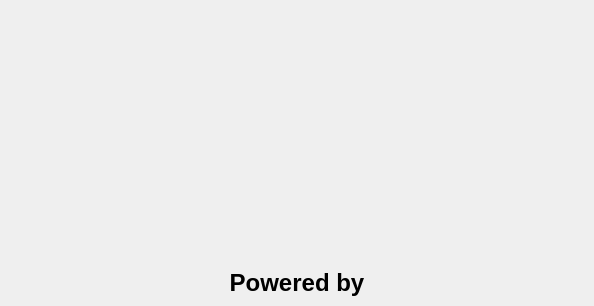
<?xml version="1.0" encoding="UTF-8"?>
<ui version="4.0">
 <class>Systemus::InterfaceStack</class>
 <widget class="QWidget" name="Systemus::InterfaceStack">
  <property name="geometry">
   <rect>
    <x>0</x>
    <y>0</y>
    <width>594</width>
    <height>306</height>
   </rect>
  </property>
  <layout class="QVBoxLayout" name="verticalLayout">
   <property name="leftMargin">
    <number>0</number>
   </property>
   <property name="topMargin">
    <number>0</number>
   </property>
   <property name="rightMargin">
    <number>0</number>
   </property>
   <property name="bottomMargin">
    <number>0</number>
   </property>
   <item>
    <widget class="QStackedWidget" name="stackedWidget">
     <widget class="QWidget" name="emptyPage">
      <layout class="QGridLayout" name="gridLayout">
       <item row="2" column="1">
        <spacer name="verticalSpacer_2">
         <property name="orientation">
          <enum>Qt::Vertical</enum>
         </property>
         <property name="sizeHint" stdset="0">
          <size>
           <width>20</width>
           <height>58</height>
          </size>
         </property>
        </spacer>
       </item>
       <item row="4" column="1">
        <layout class="QHBoxLayout" name="horizontalLayout">
         <item>
          <widget class="QLabel" name="label">
           <property name="text">
            <string notr="true">&lt;html&gt;&lt;head/&gt;&lt;body&gt;&lt;p&gt;&lt;span style=&quot; font-size:18pt; font-weight:700;&quot;&gt;Powered by&lt;/span&gt;&lt;span style=&quot; font-size:18pt; font-weight:700;&quot;/&gt;&lt;img src=&quot;:/systemus/icons/systemus_full.png&quot; width=&quot;70&quot; height=&quot;20&quot;/&gt;&lt;/p&gt;&lt;/body&gt;&lt;/html&gt;</string>
           </property>
           <property name="alignment">
            <set>Qt::AlignCenter</set>
           </property>
          </widget>
         </item>
        </layout>
       </item>
       <item row="1" column="0">
        <spacer name="horizontalSpacer">
         <property name="orientation">
          <enum>Qt::Horizontal</enum>
         </property>
         <property name="sizeHint" stdset="0">
          <size>
           <width>50</width>
           <height>20</height>
          </size>
         </property>
        </spacer>
       </item>
       <item row="1" column="1">
        <widget class="QLabel" name="systemLogoOutput">
         <property name="minimumSize">
          <size>
           <width>320</width>
           <height>120</height>
          </size>
         </property>
         <property name="maximumSize">
          <size>
           <width>16777215</width>
           <height>120</height>
          </size>
         </property>
         <property name="text">
          <string/>
         </property>
         <property name="pixmap">
          <pixmap resource="../resources/systemus_widgets_res.qrc">:/systemus/icons/systemus_full.png</pixmap>
         </property>
         <property name="scaledContents">
          <bool>true</bool>
         </property>
        </widget>
       </item>
       <item row="0" column="1">
        <spacer name="verticalSpacer">
         <property name="orientation">
          <enum>Qt::Vertical</enum>
         </property>
         <property name="sizeHint" stdset="0">
          <size>
           <width>20</width>
           <height>89</height>
          </size>
         </property>
        </spacer>
       </item>
       <item row="1" column="2">
        <spacer name="horizontalSpacer_2">
         <property name="orientation">
          <enum>Qt::Horizontal</enum>
         </property>
         <property name="sizeHint" stdset="0">
          <size>
           <width>50</width>
           <height>20</height>
          </size>
         </property>
        </spacer>
       </item>
      </layout>
     </widget>
    </widget>
   </item>
  </layout>
 </widget>
 <resources>
  <include location="../resources/systemus_widgets_res.qrc"/>
 </resources>
 <connections/>
</ui>
